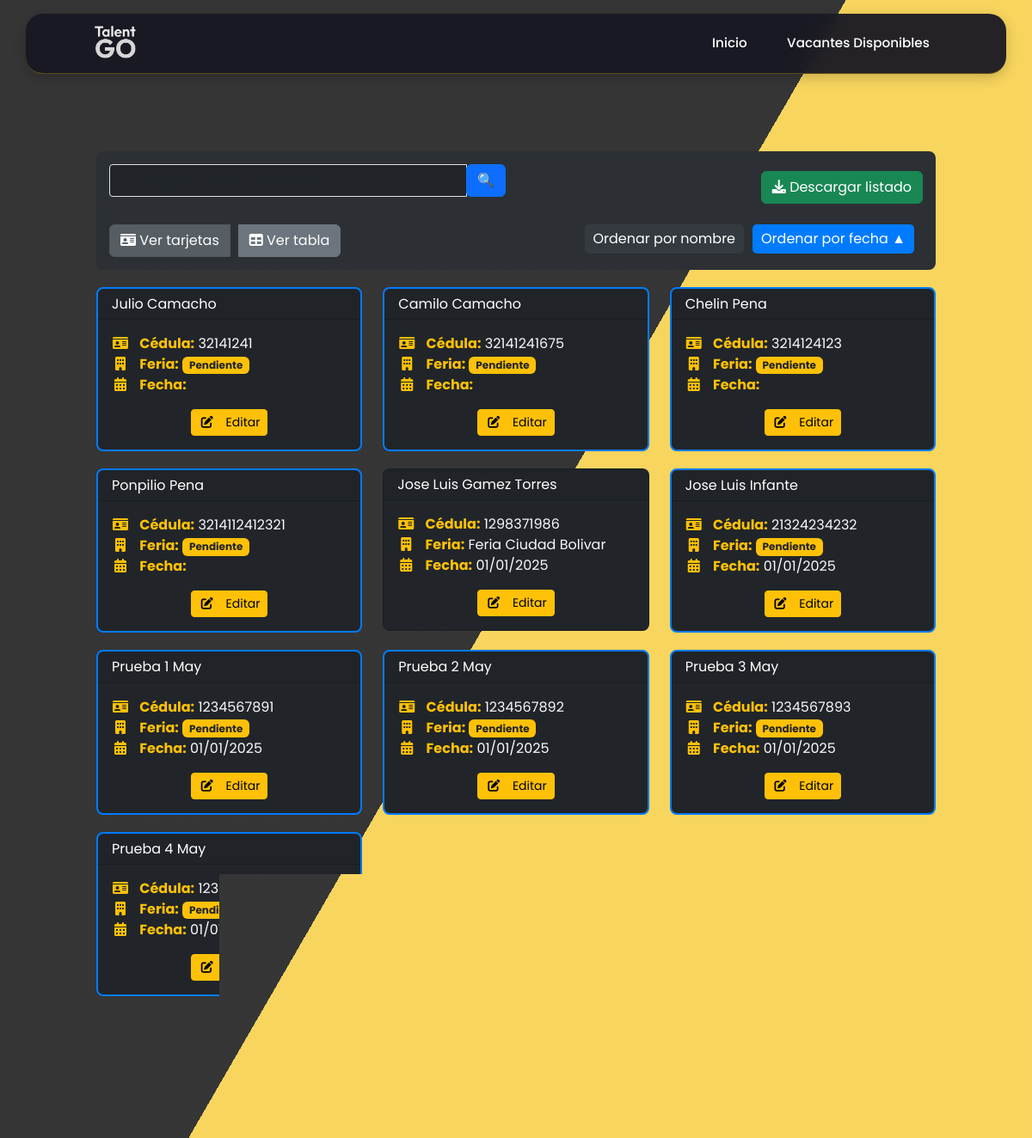
/registros/, run on the app's committed database.
### vacantes/models.py (models this page shows, shortened)
class RegistroCandidato(models.Model):
    SEX_CHOICES = [
        ('Mujer', 'Mujer'),
        ('Hombre', 'Hombre'),
        ('Intersexual', 'Intersexual'),
    ]
    DOCUMENT_TYPE_CHOICES = [
        ('CEDULA DE CIUDADANIA', 'CEDULA DE CIUDADANIA'),
        ('PERMISO ESPECIAL DE PERMANENCIA', 'PERMISO ESPECIAL DE PERMANENCIA'),
        ('TARJETA DE IDENTIDAD', 'TARJETA DE IDENTIDAD'),
        ('DOCUMENTO NACIONAL DE IDENTIFICACION', 'DOCUMENTO NACIONAL DE IDENTIFICACION'),
        ('PASAPORTE', 'PASAPORTE'),
        ('CEDULA DE EXTRANJERIA', 'CEDULA DE EXTRANJERIA'),
    ]
    EDUCATION_LEVEL_CHOICES = [
        ('BASICA PRIMARIA', 'BASICA PRIMARIA'),
        ('BASICA SECUNDARIA', 'BASICA SECUNDARIA'),
        ('BACHILLER ACADEMICO', 'BACHILLER ACADEMICO'),
        ('ESTUDIANTE BACHILLER ACADEMICO', 'ESTUDIANTE BACHILLER ACADEMICO'),
        ('TECNICO LABORAL/PROFESIONAL', 'TECNICO LABORAL/PROFESIONAL'),
        ('ESTUDIANTE TECNICO LABORAL/PROFESIONAL', 'ESTUDIANTE TECNICO LABORAL/PROFESIONAL'),
        ('TECNOLOGO', 'TECNOLOGO'),
        ('ESTUDIANTE TECNOLOGO', 'ESTUDIANTE TECNOLOGO'),
        ('PROFESIONAL', 'PROFESIONAL'),
        ('ESTUDIANTE PROFESIONAL', 'ESTUDIANTE PROFESIONAL'),
        ('POSGRADO', 'POSGRADO'),
    ]
    SCHEDULE_CHOICES = [
        ('TIEMPO COMPLETO', 'TIEMPO COMPLETO'),
        ('MEDIO TIEMPO', 'MEDIO TIEMPO'),
        ('FINES DE SEMANA', 'FINES DE SEMANA'),
    ]
    DISABILITY_CHOICES = [
        ('SI', 'Sí'),
        ('NO', 'No'),
    ]
    SISE_CHOICES = [
        ('SI', 'Sí'),
        ('NO', 'No'),
    ]
    RECRUITER_CHOICES = [
        ('Diego Alejandro Parra Pinto', 'Diego Alejandro Parra Pinto'),
        ('Jony Edilberto Chisaba Rojas', 'Jony Edilberto Chisaba Rojas'),
        ('Jose Luis Gamez Torres', 'Jose Luis Gamez Torres'),
        ('Jully Andrea Galindo Fonseca', 'Jully Andrea Galindo Fonseca'),
        ('Maria Alejandra Moreno Pedraza', 'Maria Alejandra Moreno Pedraza'),
        ('Sergio Daniel García Donado', 'Sergio Daniel García Donado'),
        ('Steven Alejandro Arevalo Benitez', 'Steven Alejandro Arevalo Benitez'),
        ('Victor De Jesus Fagua Cogollo', 'Victor De Jesus Fagua Cogollo'),
        ('Yennifer Alexandra Ruiz', 'Yennifer Alexandra Ruiz'),
        ('Erika Julieth Cristancho Pérez', 'Erika Julieth Cristancho Pérez'),
        ('Gabriela Alejandra Milanes Sierra', 'Gabriela Alejandra Milanes Sierra'),
        ('Rosa Milena Pinilla Aldana', 'Rosa Milena Pinilla Aldana'),
        ('Yesica Natalia Lemos Lemos', 'Yesica Natalia Lemos Lemos'),
    ]
    SALARY_CHOICES = [
        ('Menos de 1 SMMLV', 'Menos de 1 SMMLV'),
        ('1 a 2 SMMLV', '1 a 2 SMMLV'),
        ('2 a 4 SMMLV', '2 a 4 SMMLV'),
        ('4 a 6 SMMLV', '4 a 6 SMMLV'),
        ('6 a 9 SMMLV', '6 a 9 SMMLV'),
        ('9 a 12 SMMLV', '9 a 12 SMMLV'),
        ('12 a 15 SMMLV', '12 a 15 SMMLV'),
        ('15 a 19 SMMLV', '15 a 19 SMMLV'),
        ('20 SMMLV en adelante', '20 SMMLV en adelante'),
    ]
    TIPO_FERIA_CHOICES = [
        ('FERIA PROPIA', 'FERIA PROPIA'),
        ('FERIA INVITADO', 'FERIA INVITADO'),
        ('FERIA MOVIL', 'FERIA MOVIL'),
    ]
    feria = models.CharField(max_length=100, blank=True, null=True)
    fecha_feria = models.DateField(default=date.today, blank=True, null=True)
    tipo_feria = models.CharField(max_length=20, choices=TIPO_FERIA_CHOICES, blank=True, null=True)
    codigo_sise = models.CharField(max_length=50, blank=True, null=True)
    empresa_sise = models.CharField(max_length=100, blank=True, null=True)
    cargo_sise = models.CharField(max_length=100, blank=True, null=True)
    interes_practica = models.BooleanField(default=False, blank=True, null=True)
    sexo = models.CharField(max_length=16, choices=SEX_CHOICES)
    tipo_documento = models.CharField(max_length=50, choices=DOCUMENT_TYPE_CHOICES)
    numero_documento = models.CharField(max_length=20, unique=True)
    nombres = models.CharField(max_length=100)
    apellidos = models.CharField(max_length=100)
    numero_celular = models.CharField(max_length=15)
    correo_electronico = models.EmailField()
    fecha_nacimiento = models.DateField()
    formacion_academica = models.CharField(max_length=40, choices=EDUCATION_LEVEL_CHOICES)
    programa_academico = models.CharField(max_length=100)
    experiencia_laboral = models.TextField(blank=True, null=True)
    interes_ocupacional = models.TextField(blank=True, null=True)
    departamento = models.ForeignKey(Departamento, on_delete=models.SET_NULL, null=True, blank=True)
    ciudad = models.ForeignKey(Ciudad, on_delete=models.SET_NULL, null=True, blank=True)
    candidato_discapacidad = models.CharField(max_length=2, choices=DISABILITY_CHOICES)
    tipo_discapacidad = models.CharField(max_length=100, blank=True, null=True)
    horario_interesado = models.CharField(max_length=20, choices=SCHEDULE_CHOICES)
    semestre_grado = models.CharField(max_length=100, blank=True, null=True)
    aspiracion_salarial = models.CharField(
        max_length=50,
        choices=SALARY_CHOICES,
        help_text="Seleccione una opción de aspiración salarial.",
        blank=True
    )
    registrado_en_sise = models.CharField(max_length=2, choices=SISE_CHOICES, blank=True, null=True)
    tecnico_seleccion = models.CharField(max_length=40, choices=RECRUITER_CHOICES, blank=True, null=True)
    vacantes_disponibles = models.ManyToManyField("Vacante", related_name="candidatos", blank=True)
    class Meta:
        verbose_name = "Registro de Candidato"
        verbose_name_plural = "Registros de Candidatos"

### vacantes/views.py (the view)
# urls.py: path('registros/', views.lista_registros, name='lista_registros'),
def lista_registros(request):
    query = request.GET.get('q', '')
    order_by = request.GET.get('order_by', 'fecha_feria')
    order_dir = request.GET.get('order_dir', 'asc')
    registros = RegistroCandidato.objects.all()
    valid_order_fields = {
        'nombres': 'nombres_lower',
        'apellidos': 'apellidos_lower',
        'numero_documento': 'documento_lower',
        'feria': 'feria',
        'fecha_feria': 'fecha_feria'
    }
    if order_by in ['nombres', 'apellidos', 'numero_documento'] or query:
        registros = registros.annotate(
            nombres_lower=Lower('nombres'),
            apellidos_lower=Lower('apellidos'),
            documento_lower=Lower('numero_documento')
        )
    if query:
        registros = registros.filter(
            Q(nombres_lower__icontains=query) |
            Q(apellidos_lower__icontains=query) |
            Q(documento_lower__icontains=query)
        )
    sort_field = valid_order_fields.get(order_by, 'fecha_feria')
    if order_dir == 'desc':
        registros = registros.order_by(f'-{sort_field}')
    else:
        registros = registros.order_by(sort_field)
    try:
        items_por_pagina = int(request.GET.get('por_pagina', 10))
    except ValueError:
        items_por_pagina = 10 # Default si el valor no es un número válido (igual que en lista_vacantes)
    paginator = Paginator(registros, items_por_pagina)
    page_number = request.GET.get('page')
    try:
        page_obj = paginator.page(page_number)
    except PageNotAnInteger:
        page_obj = paginator.page(1)
    except EmptyPage:
        page_obj = paginator.page(paginator.num_pages)
    context = {
        'page_obj': page_obj, # <--- Pasar el objeto de página en lugar de la lista completa
        'items_por_pagina': items_por_pagina, # Para el selector <select>
        'query': query,
        'order_by': order_by,
        'order_dir': order_dir
    }
    return render(request, 'lista_registros.html', context)

### vacantes/templates/lista_registros.html (shortened to what this page needs)
{% extends 'base.html' %}
{% block contenido %}
<div class="container mt-5">
    <div class="filters-container">
        <div class="row">
            <div class="col-md-6">
                <form method="get" id="search-form" class="mb-3">
                    <div class="input-group">
                        <input type="text" name="q" value="{{ query }}" class="form-control bg-dark text-white" placeholder="Busca por cédula o nombre">
                        <div class="input-group-append">
                            <button class="btn btn-primary" type="submit">🔍</button>
                        </div>
                    </div>
                </form>
            </div>
             <div class="col-md-6 d-flex justify-content-end align-items-center">
                <a href="{% url 'exportar_candidatos' %}" class="btn btn-success">
                    <i class="fas fa-download"></i> Descargar listado
                </a>
            </div>
        </div>
        <div class="row mt-3">
            <div class="col-md-6">
                <div class="btn-group" role="group">
                    <button id="view-cards" class="btn btn-secondary view-toggle-btn active">
                        <i class="fas fa-id-card"></i> Ver tarjetas
                    </button>
                    <button id="view-table" class="btn btn-secondary view-toggle-btn">
                        <i class="fas fa-table"></i> Ver tabla
                    </button>
                </div>
            </div>
            <div class="col-md-6">
                <div class="d-flex justify-content-end">
                    <div class="sort-option {% if order_by == 'nombres' %}active{% endif %}" data-order="nombres">
                        Ordenar por nombre
                    </div>
                    <div class="sort-option {% if order_by == 'fecha_feria' %}active{% endif %}" data-order="fecha_feria">
                        Ordenar por fecha
                        {% if order_by == 'fecha_feria' %}
                            {% if order_dir == 'asc' %}▲{% else %}▼{% endif %}
                        {% endif %}
                    </div>
                </div>
            </div>
        </div>
    </div>
    <div id="cards-view">
        <div class="row" id="candidates-container">
            {% for registro in page_obj %}
                <div class="col-md-4 candidate-item" data-id="{{ registro.pk }}" data-feria="{{ registro.feria }}">
                    <div class="card bg-dark candidate-card {% if not registro.feria %}pending-update{% endif %}">
                        <div class="card-header">
                            <h5 class="card-title mb-0 text-white">{{ registro.nombres }} {{ registro.apellidos }}</h5>
                        </div>
                        <div class="card-body text-light">
                            <p class="card-text"><i class="fas fa-id-card text-warning"></i> <strong class="text-warning">Cédula:</strong> {{ registro.numero_documento }}</p>
                            <p class="card-text"><i class="fas fa-building text-warning"></i> <strong class="text-warning">Feria:</strong>
                                {% if registro.feria %}
                                    {{ registro.feria }}
                                {% else %}
                                    <span class="badge bg-warning text-dark">Pendiente</span>
                                {% endif %}
                            </p>
                            <p class="card-text"><i class="fas fa-calendar-alt text-warning"></i> <strong class="text-warning">Fecha:</strong> {{ registro.fecha_feria|date:"d/m/Y" }}</p>
                            <div class="text-center mt-3">
                                <a href="{% url 'editar_registro' registro.pk %}" class="btn btn-warning btn-sm">
                                    <i class="fas fa-edit"></i> Editar
                                </a>
                            </div>
                        </div>
                    </div>
                </div>
            {% empty %}
                <div class="col-12 text-center">
                    <div class="alert alert-warning" role="alert">
                        No se encontraron registros.
                    </div>
                </div>
            {% endfor %}
        </div>
    </div>
    <div class="pagination justify-content-center mt-4">
        <span class="step-links">
            <span class="current mx-2">
            </span>
            {% if page_obj.has_next %}
                <a href="?page={{ page_obj.next_page_number }}{% for key, value in request.GET.items %}{% if key != 'page' %}&{{ key }}={{ value }}{% endif %}{% endfor %}" class="btn btn-outline-secondary btn-sm">Siguiente</a>
                <a href="?page={{ page_obj.paginator.num_pages }}{% for key, value in request.GET.items %}{% if key != 'page' %}&{{ key }}={{ value }}{% endif %}{% endfor %}" class="btn btn-outline-secondary btn-sm">Última &raquo;</a>
            {% endif %}
        </span>
    </div>
    <div class="text-center" id="items-por-pagina-selector">
        <form method="get" action="" class="d-inline-block">
            <label for="por_pagina">Registros por página:</label>
            <select name="por_pagina" id="por_pagina" onchange="this.form.submit()" class="form-select form-select-sm d-inline-block" style="width: auto;">
                <option value="10" {% if items_por_pagina == 10 %}selected{% endif %}>10</option>
            </select>
        </form>
    </div>
</div>
{% endblock %}

### vacantes/static/css/styles.css (style rules this page uses)
.input-group input { border-radius: 0.25rem 0 0 0.25rem; }
body { font-family: Arial, sans-serif; background-color: #f8f9fa; }
button { background-color: #f8d047; border: none; padding: 10px; color: white; font-size: 16px; cursor: pointer; border-radius: 4px; }

### vacantes/templates/base.html (style rules this page uses)
:root { --nav-bg: #1a1a1a; --nav-accent: #f8d047; --nav-text: #ffffff; }
body { font-family: 'Poppins', sans-serif; overflow-x: hidden; }
:root { --navbar-height: 70px; --navbar-scrolled-height: 50px; --navbar-color: rgba(25, 25, 35, 0.95); --navbar-scrolled-color: rgba(15, 15, 25, 0.9); --accent-color: #FFC107; --text-color: #ffffff; --dark-color: #121212; --transition-speed: 0.3s; }

### vacantes/templates/lista_registros.html (style rules this page uses)
.pagination { margin-bottom: 2rem; margin-top: 2rem; }
.pagination .btn-outline-secondary { background-color: #ffc107 !important; color: #212529 !important; border-color: #e0a800 !important; font-weight: bold; }
.pagination .current { color: #ffc107; font-weight: bold; vertical-align: middle; padding-top: .375rem; padding-bottom: .375rem; }
#items-por-pagina-selector { margin-top: 0.5rem; margin-bottom: 2rem; }
#items-por-pagina-selector label { color: #adb5bd; margin-right: 0.5rem; }
.sort-option { cursor: pointer; margin-right: 10px; padding: 5px 10px; border-radius: 5px; background-color: #343a40; color: #fff; display: inline-block; }
.sort-option.active { background-color: #007bff; }
.candidate-card { border-radius: 8px; margin-bottom: 20px; transition: transform 0.3s ease; position: relative; }
.pending-update { border: 2px solid #007bff; }
.view-toggle-btn { margin-right: 10px; }
.card-header { display: flex; justify-content: space-between; align-items: center; color: white; }
.card-body i { margin-right: 8px; width: 20px; text-align: center; }
.filters-container { background-color: #2c3034; padding: 15px; border-radius: 8px; margin-bottom: 20px; }

### data on the page
RegistroCandidato: nombres "Julio", apellidos "Camacho", numero_documento "32141241", shows "Pendiente"
RegistroCandidato: nombres "Camilo", apellidos "Camacho", numero_documento "32141241675", shows "Pendiente"
RegistroCandidato: nombres "Chelin", apellidos "Pena", numero_documento "3214124123", shows "Pendiente"
RegistroCandidato: nombres "Ponpilio", apellidos "Pena", numero_documento "3214112412321", shows "Pendiente"
RegistroCandidato: nombres "Jose Luis", apellidos "Gamez Torres", numero_documento "1298371986", feria "Feria Ciudad Bolivar", fecha_feria "01/01/2025"
RegistroCandidato: nombres "Jose Luis", apellidos "Infante", numero_documento "21324234232", shows "Pendiente", fecha_feria "01/01/2025"
RegistroCandidato: nombres "Prueba 1", apellidos "May", numero_documento "1234567891", shows "Pendiente", fecha_feria "01/01/2025"
RegistroCandidato: nombres "Prueba 2", apellidos "May", numero_documento "1234567892", shows "Pendiente", fecha_feria "01/01/2025"
RegistroCandidato: nombres "Prueba 3", apellidos "May", numero_documento "1234567893", shows "Pendiente", fecha_feria "01/01/2025"
RegistroCandidato: nombres "Prueba 4", apellidos "May", numero_documento "1234567894", shows "Pendiente", fecha_feria "01/01/2025"
